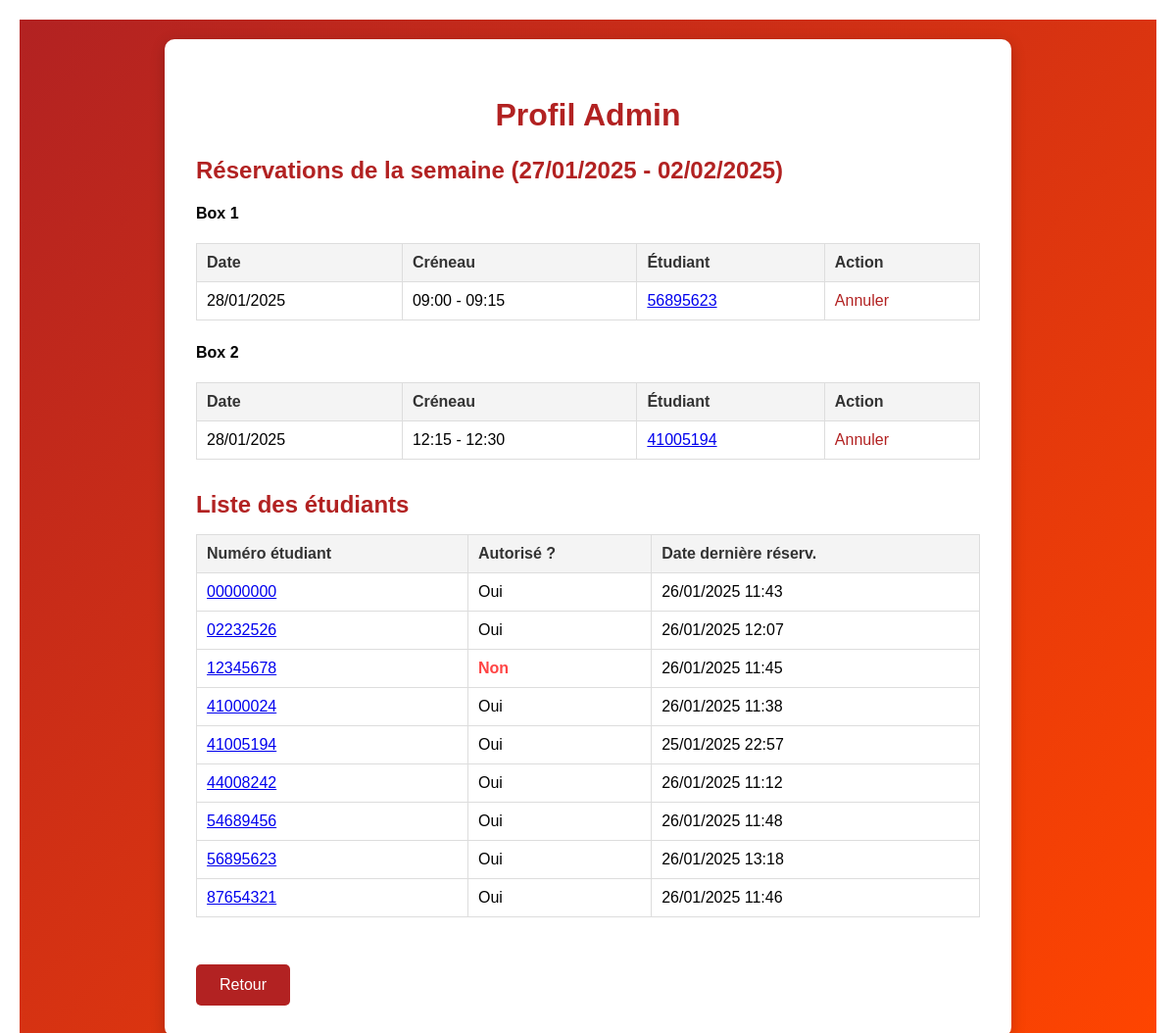
Page /profilAdmin/ (signed in) on the earlier database version.
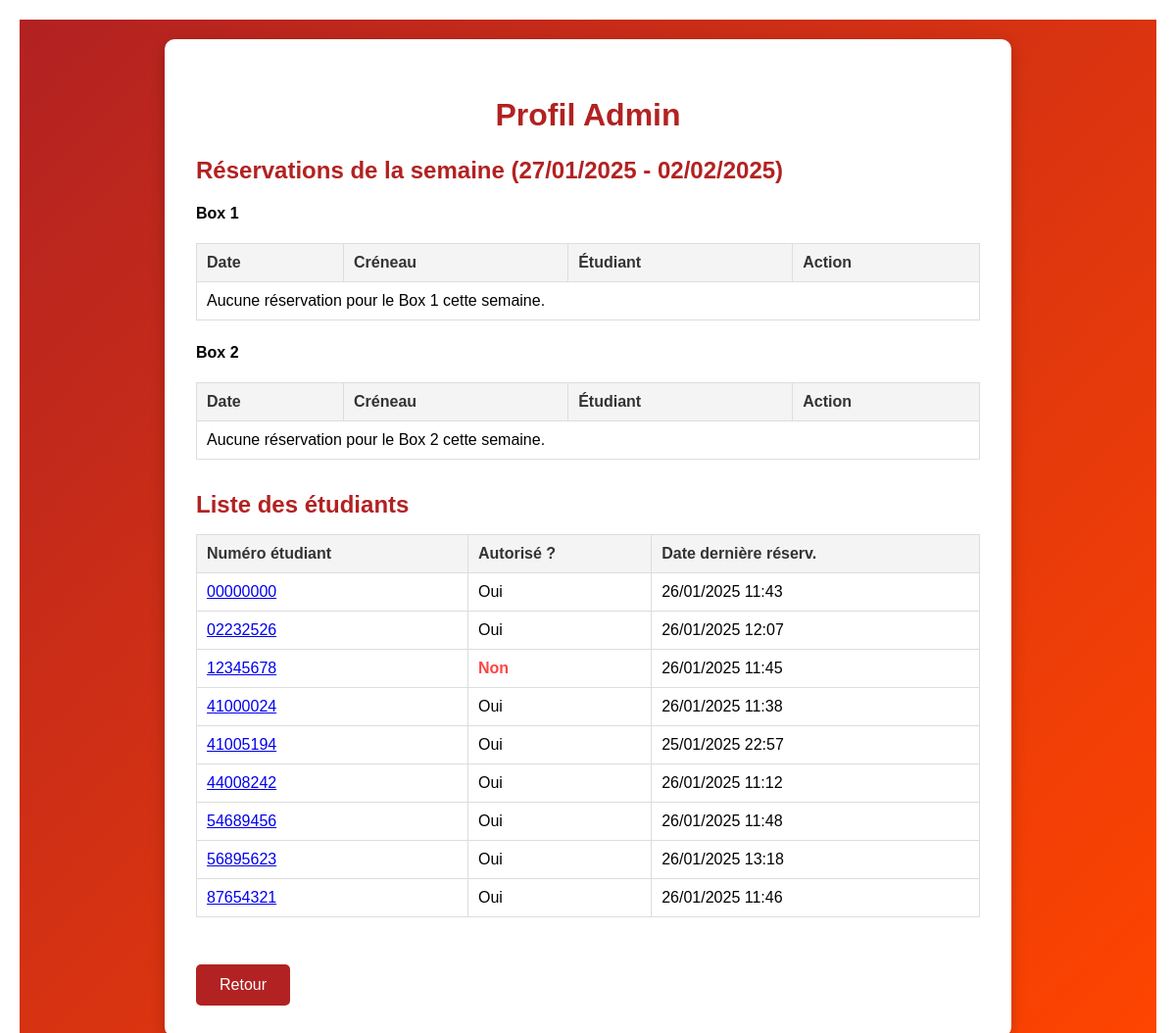
Same page on the later database version.
### Reservation/models.py (models this page shows, shortened)
class Reservation(models.Model):
    etudiant = models.ForeignKey('Etudiant', models.DO_NOTHING)
    box_id = models.IntegerField()
    date_field= models.DateField(db_column='date_')
    creneau = models.ForeignKey('Creneau', models.DO_NOTHING)
    admin_field = models.BooleanField(db_column='admin_')
    class Meta:
        managed = False
        db_table = 'Reservation'

class Creneau(models.Model):
    heure_debut = models.TimeField()
    heure_fin = models.TimeField()
    class Meta:
        managed = False
        db_table = 'Creneau'

class Etudiant(models.Model):
    num_etudiant = models.CharField(unique=True, max_length=8)
    autorise = models.BooleanField(default=True)
    date_derniere_reserv = models.DateTimeField(default=timezone.now)
    class Meta:
        managed = False
        db_table = 'Etudiant'

### Reservation/views.py (the view)
    def wrapper(request, *args, **kwargs):
        if not request.session.get('is_admin', False):
            return redirect('adminLogin')
        return view_func(request, *args, **kwargs)

### Reservation/views.py (called while the page is built)
def admin_required(view_func):
    def wrapper(request, *args, **kwargs):
        if not request.session.get('is_admin', False):
            return redirect('adminLogin')
        return view_func(request, *args, **kwargs)
    return wrapper

### Reservation/templates/profilAdmin.html (shortened to what the changed rows need)
{% extends 'base.html' %}
{% block content %}
<div class="profile-container">
    <div class="profile-box">
        <h2>Profil Admin</h2>
        <div class="section">
            <table>
                <thead>
                    <tr>
                        <th>Date</th>
                        <th>Créneau</th>
                        <th>Étudiant</th>
                        <th>Action</th>
                    </tr>
                </thead>
                <tbody>
                    {% for reservation in reservations_box1 %}
                    <tr>
                        <td>{{ reservation.date_field|date:"d/m/Y" }}</td>
                        <td>{{ reservation.creneau.heure_debut|time:"H:i" }} - {{ reservation.creneau.heure_fin|time:"H:i" }}</td>
                        <td>
                            <a href="{% url 'profilEtudiant' reservation.etudiant.num_etudiant %}">
                                {{ reservation.etudiant.num_etudiant }}
                            </a>
                        </td>
                        <td>
                            <a href="{% url 'cancelReservation' reservation.id %}" class="cancel-btn">
                                Annuler
                            </a>
                        </td>
                    </tr>
                    {% empty %}
                    <tr>
                        <td colspan="4">Aucune réservation pour le Box 1 cette semaine.</td>
                    </tr>
                    {% endfor %}
                </tbody>
            </table>
            <table>
                <thead>
                    <tr>
                        <th>Date</th>
                        <th>Créneau</th>
                        <th>Étudiant</th>
                        <th>Action</th>
                    </tr>
                </thead>
                <tbody>
                    {% for reservation in reservations_box2 %}
                    <tr>
                        <td>{{ reservation.date_field|date:"d/m/Y" }}</td>
                        <td>{{ reservation.creneau.heure_debut|time:"H:i" }} - {{ reservation.creneau.heure_fin|time:"H:i" }}</td>
                        <td>
                            <a href="{% url 'profilEtudiant' reservation.etudiant.num_etudiant %}">
                                {{ reservation.etudiant.num_etudiant }}
                            </a>
                        </td>
                        <td>
                            <a href="{% url 'cancelReservation' reservation.id %}" class="cancel-btn">
                                Annuler
                            </a>
                        </td>
                    </tr>
                    {% empty %}
                    <tr>
                        <td colspan="4">Aucune réservation pour le Box 2 cette semaine.</td>
                    </tr>
                    {% endfor %}
                </tbody>
            </table>
        </div>
        <div class="section">
            <table>
                <thead>
                    <tr>
                        <th>Numéro étudiant</th>
                        <th>Autorisé ?</th>
                        <th>Date dernière réserv.</th>
                    </tr>
                </thead>
                <tbody>
                    {% for student in students %}
                    <tr>
                        <td>
                            <a href="{% url 'profilEtudiant' student.num_etudiant %}">
                                {{ student.num_etudiant }}
                            </a>
                        </td>
                        <td>
                            {% if student.autorise %}Oui{% else %}<span class="blocked">Non</span>{% endif %}
                        </td>
                        <td>
                            {% if student.date_derniere_reserv %}
                                {{ student.date_derniere_reserv|date:"d/m/Y H:i" }}
                            {% else %}
                                -
                            {% endif %}
                        </td>
                    </tr>
                    {% endfor %}
                </tbody>
            </table>
        </div>
    </div>
</div>
{% endblock %}

Differences in the rows shown:
removed Reservation: date_field "28/01/2025", creneau.heure_debut "09:00", creneau.heure_fin "09:15", etudiant.num_etudiant "56895623", shown under "Box 1"
removed Reservation: date_field "28/01/2025", creneau.heure_debut "12:15", creneau.heure_fin "12:30", etudiant.num_etudiant "41005194", shown under "Box 2"
Other differences:
text now shown: "Aucune réservation pour le Box 1 cette semaine. Aucune réservation pour le Box 2 cette semaine."
